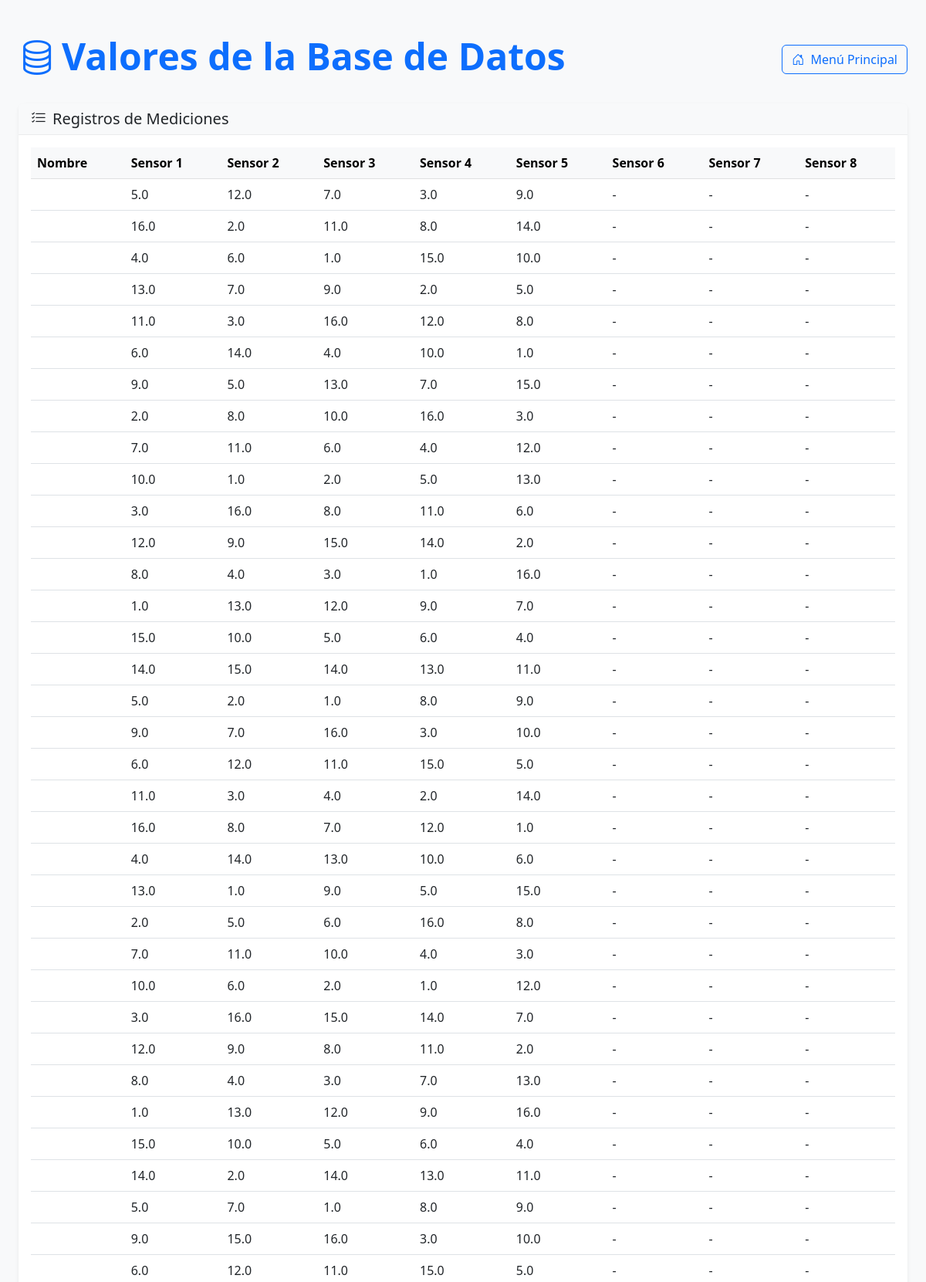
The app's page /lista/ (upper part) with its own data.
### miappGraficacion/models.py (models this page shows, shortened)
class Medicion(models.Model):
    nombre_fecha_hora = models.CharField(max_length=100)
    sensor1 = models.FloatField()
    sensor2 = models.FloatField()
    sensor3 = models.FloatField()
    sensor4 = models.FloatField()
    sensor5 = models.FloatField()
    sensor6 = models.FloatField()
    sensor7 = models.FloatField()
    sensor8 = models.FloatField()

### miappGraficacion/views.py (the view)
# urls.py: path('lista/', views.lista_mediciones, name='lista_mediciones'),# Lista de mediciones
def lista_mediciones(request):
    mediciones = Medicion.objects.all()
    return render(request, 'miappGraficacion/lista.html', {'mediciones': mediciones})

### miappGraficacion/templates/miappGraficacion/lista.html (shortened to what this page needs)
{% extends "base.html" %}
{% block content %}
<div class="container py-4">
    <div class="d-flex justify-content-between align-items-center mb-4">
        <h1 class="display-5 fw-bold text-primary">
            <i class="bi bi-database me-2"></i>Valores de la Base de Datos
        </h1>
        <a href="{% url 'home' %}" class="btn btn-outline-primary">
            <i class="bi bi-house-door me-1"></i> Menú Principal
        </a>
    </div>
    <div class="card shadow-sm">
        <div class="card-header bg-light">
            <h2 class="h5 mb-0">
                <i class="bi bi-list-check me-2"></i>Registros de Mediciones
            </h2>
        </div>
        <div class="card-body">
            <div class="table-responsive">
                <table class="table table-hover">
                    <thead class="table-light">
                        <tr>
                            <th scope="col">Nombre</th>
                            <th scope="col">Sensor 1</th>
                            <th scope="col">Sensor 2</th>
                            <th scope="col">Sensor 3</th>
                            <th scope="col">Sensor 4</th>
                            <th scope="col">Sensor 5</th>
                            <th scope="col">Sensor 6</th>
                            <th scope="col">Sensor 7</th>
                            <th scope="col">Sensor 8</th>
                        </tr>
                    </thead>
                    <tbody>
                        {% for m in mediciones %}
                        <tr>
                            <td class="fw-semibold">{{ m.nombre }}</td>
                            <td>{{ m.sensor1|default:"-" }}</td>
                            <td>{{ m.sensor2|default:"-" }}</td>
                            <td>{{ m.sensor3|default:"-" }}</td>
                            <td>{{ m.sensor4|default:"-" }}</td>
                            <td>{{ m.sensor5|default:"-" }}</td>
                            <td>{{ m.sensor6|default:"-" }}</td>
                            <td>{{ m.sensor7|default:"-" }}</td>
                            <td>{{ m.sensor8|default:"-" }}</td>
                        </tr>
                        {% empty %}
                        <tr>
                            <td colspan="9" class="text-center text-muted py-4">
                                <i class="bi bi-exclamation-circle me-2"></i>No se encontraron mediciones
                            </td>
                        </tr>
                        {% endfor %}
                    </tbody>
                </table>
            </div>
        </div>
    </div>
</div>
{% endblock %}

### miappGraficacion/templates/base.html (style rules this page uses)
body { padding-top: 20px; background-color: #f8f9fa; }
.container { max-width: 1200px; }

### miappGraficacion/templates/miappGraficacion/lista.html (style rules this page uses)
.card { border-radius: 8px; border: none; }
.card-header { border-bottom: 1px solid rgba(0,0,0,.05); }

### records on screen
Medicion: sensor1 "5.0", sensor2 "12.0", sensor3 "7.0", sensor4 "3.0", sensor5 "9.0", sensor6 "-", sensor7 "-", sensor8 "-"
Medicion: sensor1 "16.0", sensor2 "2.0", sensor3 "11.0", sensor4 "8.0", sensor5 "14.0", sensor6 "-", sensor7 "-", sensor8 "-"
Medicion: sensor1 "4.0", sensor2 "6.0", sensor3 "1.0", sensor4 "15.0", sensor5 "10.0", sensor6 "-", sensor7 "-", sensor8 "-"
Medicion: sensor1 "13.0", sensor2 "7.0", sensor3 "9.0", sensor4 "2.0", sensor5 "5.0", sensor6 "-", sensor7 "-", sensor8 "-"
Medicion: sensor1 "11.0", sensor2 "3.0", sensor3 "16.0", sensor4 "12.0", sensor5 "8.0", sensor6 "-", sensor7 "-", sensor8 "-"
Medicion: sensor1 "6.0", sensor2 "14.0", sensor3 "4.0", sensor4 "10.0", sensor5 "1.0", sensor6 "-", sensor7 "-", sensor8 "-"
Medicion: sensor1 "9.0", sensor2 "5.0", sensor3 "13.0", sensor4 "7.0", sensor5 "15.0", sensor6 "-", sensor7 "-", sensor8 "-"
Medicion: sensor1 "2.0", sensor2 "8.0", sensor3 "10.0", sensor4 "16.0", sensor5 "3.0", sensor6 "-", sensor7 "-", sensor8 "-"
Medicion: sensor1 "7.0", sensor2 "11.0", sensor3 "6.0", sensor4 "4.0", sensor5 "12.0", sensor6 "-", sensor7 "-", sensor8 "-"
Medicion: sensor1 "10.0", sensor2 "1.0", sensor3 "2.0", sensor4 "5.0", sensor5 "13.0", sensor6 "-", sensor7 "-", sensor8 "-"
Medicion: sensor1 "3.0", sensor2 "16.0", sensor3 "8.0", sensor4 "11.0", sensor5 "6.0", sensor6 "-", sensor7 "-", sensor8 "-"
Medicion: sensor1 "12.0", sensor2 "9.0", sensor3 "15.0", sensor4 "14.0", sensor5 "2.0", sensor6 "-", sensor7 "-", sensor8 "-"
Medicion: sensor1 "8.0", sensor2 "4.0", sensor3 "3.0", sensor4 "1.0", sensor5 "16.0", sensor6 "-", sensor7 "-", sensor8 "-"
Medicion: sensor1 "1.0", sensor2 "13.0", sensor3 "12.0", sensor4 "9.0", sensor5 "7.0", sensor6 "-", sensor7 "-", sensor8 "-"
Medicion: sensor1 "15.0", sensor2 "10.0", sensor3 "5.0", sensor4 "6.0", sensor5 "4.0", sensor6 "-", sensor7 "-", sensor8 "-"
Medicion: sensor1 "14.0", sensor2 "15.0", sensor3 "14.0", sensor4 "13.0", sensor5 "11.0", sensor6 "-", sensor7 "-", sensor8 "-"
Medicion: sensor1 "5.0", sensor2 "2.0", sensor3 "1.0", sensor4 "8.0", sensor5 "9.0", sensor6 "-", sensor7 "-", sensor8 "-"
Medicion: sensor1 "9.0", sensor2 "7.0", sensor3 "16.0", sensor4 "3.0", sensor5 "10.0", sensor6 "-", sensor7 "-", sensor8 "-"
Medicion: sensor1 "6.0", sensor2 "12.0", sensor3 "11.0", sensor4 "15.0", sensor5 "5.0", sensor6 "-", sensor7 "-", sensor8 "-"
Medicion: sensor1 "11.0", sensor2 "3.0", sensor3 "4.0", sensor4 "2.0", sensor5 "14.0", sensor6 "-", sensor7 "-", sensor8 "-"
Medicion: sensor1 "16.0", sensor2 "8.0", sensor3 "7.0", sensor4 "12.0", sensor5 "1.0", sensor6 "-", sensor7 "-", sensor8 "-"
Medicion: sensor1 "4.0", sensor2 "14.0", sensor3 "13.0", sensor4 "10.0", sensor5 "6.0", sensor6 "-", sensor7 "-", sensor8 "-"
Medicion: sensor1 "13.0", sensor2 "1.0", sensor3 "9.0", sensor4 "5.0", sensor5 "15.0", sensor6 "-", sensor7 "-", sensor8 "-"
Medicion: sensor1 "2.0", sensor2 "5.0", sensor3 "6.0", sensor4 "16.0", sensor5 "8.0", sensor6 "-", sensor7 "-", sensor8 "-"
Medicion: sensor1 "7.0", sensor2 "11.0", sensor3 "10.0", sensor4 "4.0", sensor5 "3.0", sensor6 "-", sensor7 "-", sensor8 "-"
Medicion: sensor1 "10.0", sensor2 "6.0", sensor3 "2.0", sensor4 "1.0", sensor5 "12.0", sensor6 "-", sensor7 "-", sensor8 "-"
Medicion: sensor1 "3.0", sensor2 "16.0", sensor3 "15.0", sensor4 "14.0", sensor5 "7.0", sensor6 "-", sensor7 "-", sensor8 "-"
Medicion: sensor1 "12.0", sensor2 "9.0", sensor3 "8.0", sensor4 "11.0", sensor5 "2.0", sensor6 "-", sensor7 "-", sensor8 "-"
Medicion: sensor1 "8.0", sensor2 "4.0", sensor3 "3.0", sensor4 "7.0", sensor5 "13.0", sensor6 "-", sensor7 "-", sensor8 "-"
Medicion: sensor1 "1.0", sensor2 "13.0", sensor3 "12.0", sensor4 "9.0", sensor5 "16.0", sensor6 "-", sensor7 "-", sensor8 "-"
Medicion: sensor1 "15.0", sensor2 "10.0", sensor3 "5.0", sensor4 "6.0", sensor5 "4.0", sensor6 "-", sensor7 "-", sensor8 "-"
Medicion: sensor1 "14.0", sensor2 "2.0", sensor3 "14.0", sensor4 "13.0", sensor5 "11.0", sensor6 "-", sensor7 "-", sensor8 "-"
Medicion: sensor1 "5.0", sensor2 "7.0", sensor3 "1.0", sensor4 "8.0", sensor5 "9.0", sensor6 "-", sensor7 "-", sensor8 "-"
Medicion: sensor1 "9.0", sensor2 "15.0", sensor3 "16.0", sensor4 "3.0", sensor5 "10.0", sensor6 "-", sensor7 "-", sensor8 "-"
Medicion: sensor1 "6.0", sensor2 "12.0", sensor3 "11.0", sensor4 "15.0", sensor5 "5.0", sensor6 "-", sensor7 "-", sensor8 "-"
